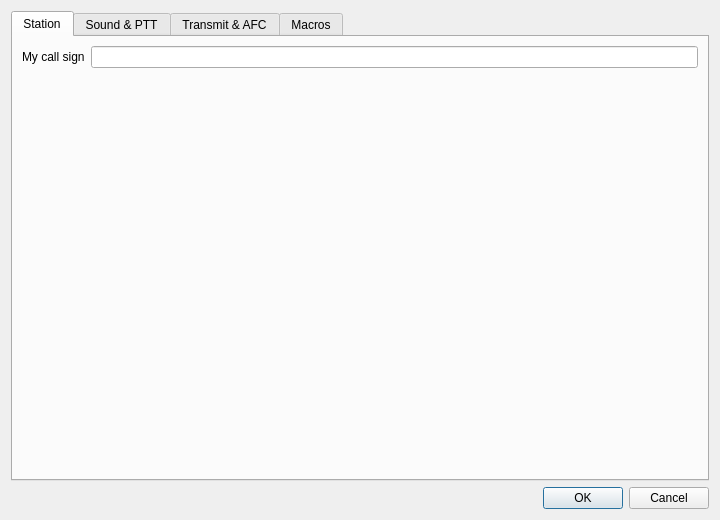
<?xml version="1.0" encoding="UTF-8"?>
<ui version="4.0">
 <class>SettingsDialog</class>
 <widget class="QDialog" name="SettingsDialog">
  <property name="geometry"><rect><x>0</x><y>0</y><width>720</width><height>520</height></rect></property>
  <property name="windowTitle"><string>MMTTY Settings</string></property>
  <layout class="QVBoxLayout" name="verticalLayout">
   <item>
    <widget class="QTabWidget" name="tabs">
     <property name="currentIndex"><number>0</number></property>
     <widget class="QWidget" name="stationPage">
      <attribute name="title"><string>Station</string></attribute>
      <layout class="QFormLayout" name="stationForm">
       <item row="0" column="0">
        <widget class="QLabel" name="label_call">
         <property name="text"><string>My call sign</string></property>
        </widget>
       </item>
       <item row="0" column="1">
        <widget class="QLineEdit" name="call">
         <property name="maxLength"><number>16</number></property>
        </widget>
       </item>
      </layout>
     </widget>
     <widget class="QWidget" name="soundPage">
      <attribute name="title"><string>Sound &amp;&amp; PTT</string></attribute>
      <layout class="QFormLayout" name="soundForm">
       <item row="0" column="0">
        <widget class="QLabel" name="label_inputDevice">
         <property name="text"><string>Sound input</string></property>
        </widget>
       </item>
       <item row="0" column="1">
        <widget class="QComboBox" name="inputDevice">
        </widget>
       </item>
       <item row="1" column="0">
        <widget class="QLabel" name="label_outputDevice">
         <property name="text"><string>Sound output</string></property>
        </widget>
       </item>
       <item row="1" column="1">
        <widget class="QComboBox" name="outputDevice">
        </widget>
       </item>
       <item row="2" column="0">
        <widget class="QLabel" name="label_channel">
         <property name="text"><string>Input channel</string></property>
        </widget>
       </item>
       <item row="2" column="1">
        <widget class="QComboBox" name="channel">
         <item>
          <property name="text"><string notr="true">Left / mono</string></property>
         </item>
         <item>
          <property name="text"><string notr="true">Right</string></property>
         </item>
        </widget>
       </item>
       <item row="3" column="0">
        <widget class="QLabel" name="label_rate">
         <property name="text"><string>Sampling rate (needs restart)</string></property>
        </widget>
       </item>
       <item row="3" column="1">
        <widget class="QComboBox" name="rate">
         <item>
          <property name="text"><string notr="true">11025 Hz</string></property>
         </item>
         <item>
          <property name="text"><string notr="true">12000 Hz</string></property>
         </item>
         <item>
          <property name="text"><string notr="true">8000 Hz</string></property>
         </item>
         <item>
          <property name="text"><string notr="true">6000 Hz</string></property>
         </item>
        </widget>
       </item>
       <item row="4" column="0">
        <widget class="QLabel" name="label_txOffset">
         <property name="text"><string>TX clock correction (Hz)</string></property>
        </widget>
       </item>
       <item row="4" column="1">
        <widget class="QDoubleSpinBox" name="txOffset">
         <property name="decimals"><number>1</number></property>
         <property name="minimum"><double>-1000.0</double></property>
         <property name="maximum"><double>1000.0</double></property>
         <property name="singleStep"><double>0.1</double></property>
         <property name="value"><double>0.0</double></property>
        </widget>
       </item>
       <item row="5" column="0">
        <widget class="QLabel" name="label_pttPort">
         <property name="text"><string>PTT / FSK serial port</string></property>
        </widget>
       </item>
       <item row="5" column="1">
        <widget class="QComboBox" name="pttPort">
        </widget>
       </item>
       <item row="6" column="0">
        <widget class="QLabel" name="label_pttLines">
         <property name="text"><string>PTT line</string></property>
        </widget>
       </item>
       <item row="6" column="1">
        <widget class="QComboBox" name="pttLines">
         <item>
          <property name="text"><string notr="true">None</string></property>
         </item>
         <item>
          <property name="text"><string notr="true">RTS</string></property>
         </item>
         <item>
          <property name="text"><string notr="true">DTR</string></property>
         </item>
         <item>
          <property name="text"><string notr="true">RTS + DTR</string></property>
         </item>
        </widget>
       </item>
       <item row="7" column="1">
        <widget class="QCheckBox" name="pttInvert">
         <property name="text"><string>Invert PTT polarity</string></property>
        </widget>
       </item>
       <item row="8" column="0">
        <widget class="QLabel" name="label_fskLine">
         <property name="text"><string>FSK line</string></property>
        </widget>
       </item>
       <item row="8" column="1">
        <widget class="QComboBox" name="fskLine">
         <property name="toolTip"><string>Software FSK: the selected control line is toggled with exact bit timing instead of sending audio. Wire it to the radio's FSK input. It cannot also be a PTT line.</string></property>
         <item>
          <property name="text"><string notr="true">Off (AFSK through the sound card)</string></property>
         </item>
         <item>
          <property name="text"><string notr="true">DTR</string></property>
         </item>
         <item>
          <property name="text"><string notr="true">RTS</string></property>
         </item>
        </widget>
       </item>
       <item row="9" column="1">
        <widget class="QCheckBox" name="fskInvert">
         <property name="text"><string>Invert FSK polarity (mark = line off)</string></property>
        </widget>
       </item>
       <item row="10" column="1">
        <widget class="QPushButton" name="rescanButton">
         <property name="text"><string>Rescan ports</string></property>
        </widget>
       </item>
      </layout>
     </widget>
     <widget class="QWidget" name="txPage">
      <attribute name="title"><string>Transmit &amp;&amp; AFC</string></attribute>
      <layout class="QFormLayout" name="txForm">
       <item row="0" column="0">
        <widget class="QLabel" name="label_echo">
         <property name="text"><string>Echo</string></property>
        </widget>
       </item>
       <item row="0" column="1">
        <widget class="QComboBox" name="echo">
         <item>
          <property name="text"><string notr="true">Direct (no echo)</string></property>
         </item>
         <item>
          <property name="text"><string notr="true">Sound loopback echo</string></property>
         </item>
         <item>
          <property name="text"><string notr="true">External echo (receiver stays open)</string></property>
         </item>
        </widget>
       </item>
       <item row="1" column="0">
        <widget class="QLabel" name="label_dataBits">
         <property name="text"><string>Data bits</string></property>
        </widget>
       </item>
       <item row="1" column="1">
        <widget class="QComboBox" name="dataBits">
         <item>
          <property name="text"><string notr="true">5</string></property>
         </item>
         <item>
          <property name="text"><string notr="true">6</string></property>
         </item>
         <item>
          <property name="text"><string notr="true">7</string></property>
         </item>
         <item>
          <property name="text"><string notr="true">8</string></property>
         </item>
        </widget>
       </item>
       <item row="2" column="0">
        <widget class="QLabel" name="label_stopBits">
         <property name="text"><string>Stop bits</string></property>
        </widget>
       </item>
       <item row="2" column="1">
        <widget class="QComboBox" name="stopBits">
         <item>
          <property name="text"><string notr="true">1</string></property>
         </item>
         <item>
          <property name="text"><string notr="true">1.5</string></property>
         </item>
         <item>
          <property name="text"><string notr="true">2</string></property>
         </item>
        </widget>
       </item>
       <item row="3" column="0">
        <widget class="QLabel" name="label_parity">
         <property name="text"><string>Parity</string></property>
        </widget>
       </item>
       <item row="3" column="1">
        <widget class="QComboBox" name="parity">
         <item>
          <property name="text"><string notr="true">None</string></property>
         </item>
         <item>
          <property name="text"><string notr="true">Even</string></property>
         </item>
         <item>
          <property name="text"><string notr="true">Odd</string></property>
         </item>
         <item>
          <property name="text"><string notr="true">Mark</string></property>
         </item>
         <item>
          <property name="text"><string notr="true">Space</string></property>
         </item>
        </widget>
       </item>
       <item row="4" column="0" colspan="2">
        <widget class="QCheckBox" name="txNet">
         <property name="text"><string>TX frequency follows RX (NET)</string></property>
        </widget>
       </item>
       <item row="5" column="0" colspan="2">
        <widget class="QCheckBox" name="txFix">
         <property name="text"><string>Use the fixed shift below when transmitting</string></property>
        </widget>
       </item>
       <item row="6" column="0">
        <widget class="QLabel" name="label_defMark">
         <property name="text"><string>Default TX mark (Hz)</string></property>
        </widget>
       </item>
       <item row="6" column="1">
        <widget class="QDoubleSpinBox" name="defMark">
         <property name="decimals"><number>0</number></property>
         <property name="minimum"><double>300</double></property>
         <property name="maximum"><double>2700</double></property>
         <property name="singleStep"><double>1</double></property>
         <property name="value"><double>2125</double></property>
        </widget>
       </item>
       <item row="7" column="0">
        <widget class="QLabel" name="label_defShift">
         <property name="text"><string>Default TX shift (Hz)</string></property>
        </widget>
       </item>
       <item row="7" column="1">
        <widget class="QDoubleSpinBox" name="defShift">
         <property name="decimals"><number>0</number></property>
         <property name="minimum"><double>10</double></property>
         <property name="maximum"><double>2000</double></property>
         <property name="singleStep"><double>1</double></property>
         <property name="value"><double>170</double></property>
        </widget>
       </item>
       <item row="8" column="0" colspan="2">
        <widget class="QCheckBox" name="txUos">
         <property name="text"><string>Unshift on space (transmit)</string></property>
        </widget>
       </item>
       <item row="9" column="0" colspan="2">
        <widget class="QCheckBox" name="rxUos">
         <property name="text"><string>Unshift on space (receive)</string></property>
        </widget>
       </item>
       <item row="10" column="0">
        <widget class="QLabel" name="label_afcMode">
         <property name="text"><string>AFC mode</string></property>
        </widget>
       </item>
       <item row="10" column="1">
        <widget class="QComboBox" name="afcMode">
         <item>
          <property name="text"><string notr="true">Free shift</string></property>
         </item>
         <item>
          <property name="text"><string notr="true">Fixed shift</string></property>
         </item>
         <item>
          <property name="text"><string notr="true">Ham shifts (170/200/220/240)</string></property>
         </item>
        </widget>
       </item>
       <item row="11" column="0">
        <widget class="QLabel" name="label_afcSquelch">
         <property name="text"><string>AFC squelch</string></property>
        </widget>
       </item>
       <item row="11" column="1">
        <widget class="QSpinBox" name="afcSquelch">
         <property name="minimum"><number>1</number></property>
         <property name="maximum"><number>255</number></property>
        </widget>
       </item>
       <item row="12" column="0">
        <widget class="QLabel" name="label_afcTime">
         <property name="text"><string>AFC time constant</string></property>
        </widget>
       </item>
       <item row="12" column="1">
        <widget class="QDoubleSpinBox" name="afcTime">
         <property name="decimals"><number>1</number></property>
         <property name="minimum"><double>1.0</double></property>
         <property name="maximum"><double>64.0</double></property>
         <property name="singleStep"><double>0.5</double></property>
         <property name="value"><double>8.0</double></property>
        </widget>
       </item>
       <item row="13" column="0">
        <widget class="QLabel" name="label_afcSweep">
         <property name="text"><string>AFC sweep range</string></property>
        </widget>
       </item>
       <item row="13" column="1">
        <widget class="QDoubleSpinBox" name="afcSweep">
         <property name="decimals"><number>1</number></property>
         <property name="minimum"><double>0.5</double></property>
         <property name="maximum"><double>3.0</double></property>
         <property name="singleStep"><double>0.1</double></property>
         <property name="value"><double>1.0</double></property>
        </widget>
       </item>
      </layout>
     </widget>
     <widget class="QWidget" name="macroPage">
      <attribute name="title"><string>Macros</string></attribute>
      <layout class="QVBoxLayout" name="macroLayout">
       <item>
        <widget class="QLabel" name="macroHelp">
         <property name="text"><string>%m my call  %c his call  %n name  %q QTH  %r his RST  %s my RST  %L LTRS  %F FIGS  %D/%T/%t date/time  %{TEXT} CW ID
_ mark  ~ carrier off  [ ] diddle off/on  trailing \ = back to receive  trailing # = repeat.   \r \n \\ are escapes.</string></property>
         <property name="wordWrap"><bool>true</bool></property>
        </widget>
       </item>
       <item>
        <widget class="QTableWidget" name="macroTable">
         <attribute name="horizontalHeaderStretchLastSection"><bool>true</bool></attribute>
         <row>
          <property name="text"><string notr="true">M1</string></property>
         </row>
         <row>
          <property name="text"><string notr="true">M2</string></property>
         </row>
         <row>
          <property name="text"><string notr="true">M3</string></property>
         </row>
         <row>
          <property name="text"><string notr="true">M4</string></property>
         </row>
         <row>
          <property name="text"><string notr="true">M5</string></property>
         </row>
         <row>
          <property name="text"><string notr="true">M6</string></property>
         </row>
         <row>
          <property name="text"><string notr="true">M7</string></property>
         </row>
         <row>
          <property name="text"><string notr="true">M8</string></property>
         </row>
         <row>
          <property name="text"><string notr="true">M9</string></property>
         </row>
         <row>
          <property name="text"><string notr="true">M10</string></property>
         </row>
         <row>
          <property name="text"><string notr="true">M11</string></property>
         </row>
         <row>
          <property name="text"><string notr="true">M12</string></property>
         </row>
         <row>
          <property name="text"><string notr="true">M13</string></property>
         </row>
         <row>
          <property name="text"><string notr="true">M14</string></property>
         </row>
         <row>
          <property name="text"><string notr="true">M15</string></property>
         </row>
         <row>
          <property name="text"><string notr="true">M16</string></property>
         </row>
         <row>
          <property name="text"><string notr="true">IN1</string></property>
         </row>
         <row>
          <property name="text"><string notr="true">IN2</string></property>
         </row>
         <row>
          <property name="text"><string notr="true">IN3</string></property>
         </row>
         <row>
          <property name="text"><string notr="true">IN4</string></property>
         </row>
         <column>
          <property name="text"><string>Name</string></property>
         </column>
         <column>
          <property name="text"><string>Text</string></property>
         </column>
        </widget>
       </item>
      </layout>
     </widget>
    </widget>
   </item>
   <item>
    <widget class="QDialogButtonBox" name="buttonBox">
     <property name="orientation"><enum>Qt::Horizontal</enum></property>
     <property name="standardButtons"><set>QDialogButtonBox::Cancel|QDialogButtonBox::Ok</set></property>
    </widget>
   </item>
  </layout>
 </widget>
 <resources/>
 <connections>
  <connection>
   <sender>buttonBox</sender>
   <signal>accepted()</signal>
   <receiver>SettingsDialog</receiver>
   <slot>accept()</slot>
  </connection>
  <connection>
   <sender>buttonBox</sender>
   <signal>rejected()</signal>
   <receiver>SettingsDialog</receiver>
   <slot>reject()</slot>
  </connection>
 </connections>
</ui>
